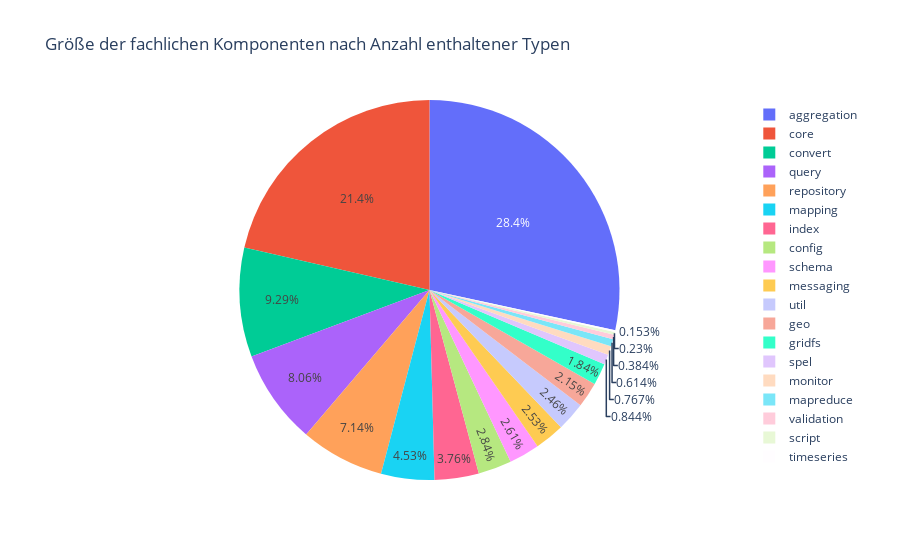

Source (notebook cell):
### Markdown cell above
BoundedContext `core` enthält nur die Typen im eigenen Wurzel-Package. Typen in Subpackages von `core` sind jeweils als eigener BoundedContext aufgeführt.

### Code cell
subdomainSize = %cypher MATCH (bC:BoundedContext)-[:CONTAINS*]->(t:Type:SpringDataMongoDb) \
                        RETURN bC.name AS  BoundedContext, count(DISTINCT t) AS TypeCount

df = subdomainSize.get_dataframe()
fig = px.pie(df, values='TypeCount', names='BoundedContext', title='Größe der fachlichen Komponenten nach Anzahl enthaltener Typen')
fig.show()

### Figure 1 — Plotly figure (JSON) as saved in the notebook; plotly's stock layout.template omitted (floating-point values rounded to 4 significant figures)
{"data": [{"domain": {"x": [0, 1], "y": [0, 1]}, "hovertemplate": "BoundedContext=%{label}<br>TypeCount=%{value}<extra></extra>", "labels": ["util", "monitor", "config", "repository", "gridfs", "core", "convert", "aggregation", "validation", "schema", "geo", "index", "spel", "timeseries", "mapreduce", "script", "messaging", "query", "mapping"], "legendgroup": "", "name": "", "showlegend": true, "type": "pie", "values": [32, 10, 37, 93, 24, 279, 121, 370, 5, 34, 28, 49, 11, 2, 8, 3, 33, 105, 59]}], "layout": {"legend": {"tracegroupgap": 0}, "title": {"text": "Größe der fachlichen Komponenten nach Anzahl enthaltener Typen"}}}
